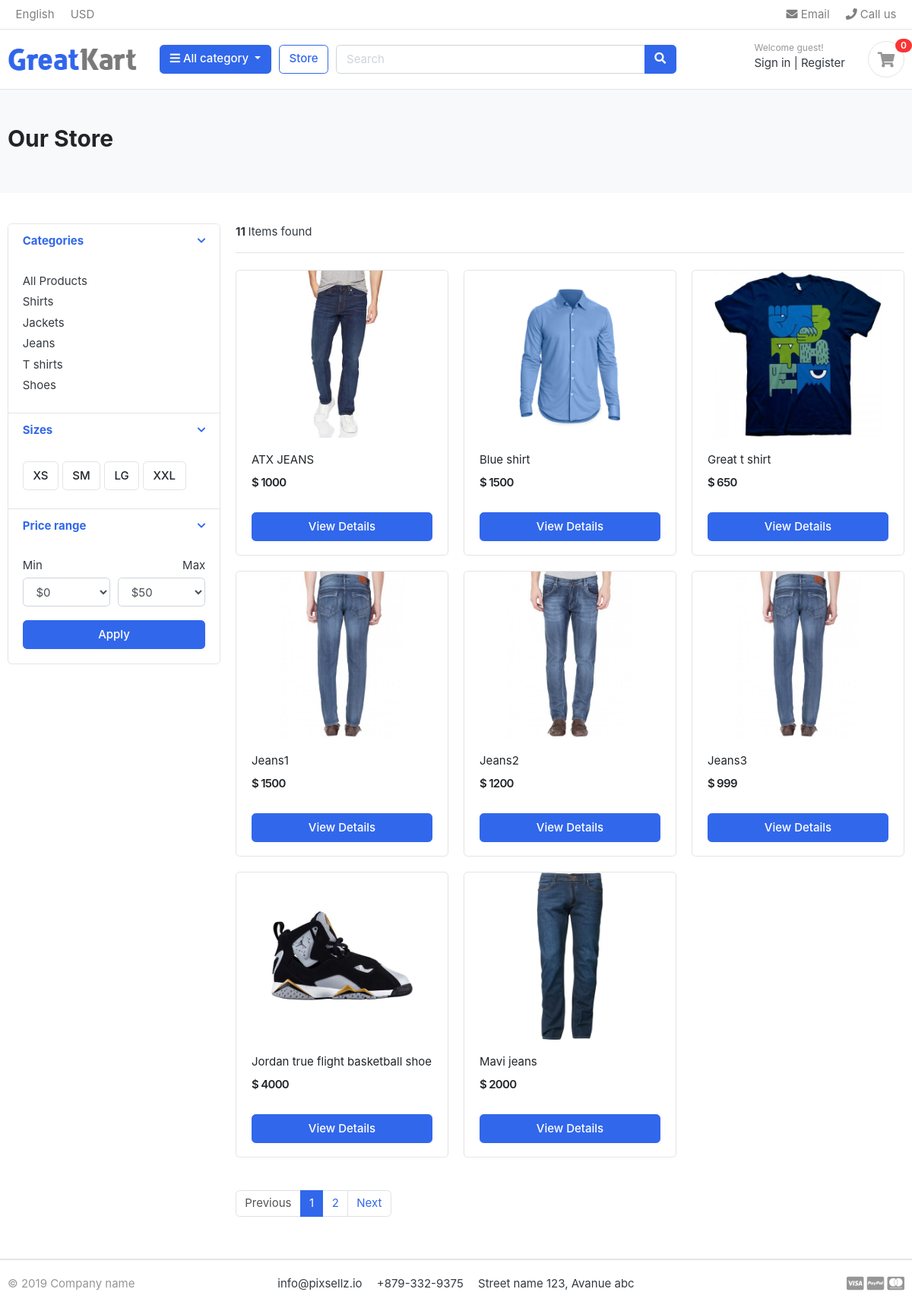
/store/, run on the app's committed database.
### category/models.py (models this page shows, shortened)
class Category(models.Model):
    category_name = models.CharField(max_length=50, unique=True)
    slug = models.SlugField(max_length=100, unique= True )
    description = models.TextField(max_length=255, blank=True)
    cat_image = models.ImageField(upload_to='photos/categories', blank=True)
    class Meta:
        verbose_name = 'category'
        verbose_name_plural = 'categories'
    def get_url(self):
            return reverse('products_by_category', args=[self.slug])

### store/models.py (models this page shows, shortened)
class product(models.Model):
    product_name    = models.CharField(max_length=200, unique=True)
    slug            = models.SlugField(max_length=200, unique=True)
    description     = models.TextField(max_length=200, blank=True)
    price           = models.IntegerField()
    images          = models.ImageField(upload_to='photo/products')
    stock           = models.IntegerField()
    is_available    = models.BooleanField(default=True)
    category        = models.ForeignKey(Category, on_delete=models.CASCADE)
    created_date    = models.DateTimeField(auto_now_add=True)
    modified_date   = models.DateTimeField(auto_now=True)
    def get_url(self):
        return reverse('product_detail', args=[self.category.slug, self.slug])

### store/views.py (the view)
# urls.py: path('store/', include('store.urls')),
def store(request, category_slug=None):
    categories = None
    products = None
    if category_slug != None:
        categories = get_object_or_404(Category, slug=category_slug)
        products = product.objects.filter(category=categories, is_available=True)
        paginator = Paginator(products, 3)
        page = request.GET.get('page')
        paged_products = paginator.get_page(page)
        product_count = products.count()
    else:
        products = product.objects.all().filter(is_available=True).order_by('id')
        paginator = Paginator(products, 8)
        page = request.GET.get('page')
        paged_products = paginator.get_page(page)
        product_count = products.count()
    context = {
        'products': paged_products,
        'product_count': product_count,
    }
    return render(request, 'store/store.html', context)

### carts/context_processors.py (called while the page is built)
def counter(request):
    cart_count = 0
    if 'admin' in request.path:
        return {}
    else:
        try:
            cart = Cart.objects.filter(cart_id=_cart_id(request))
            if request.user.is_authenticated:
                cart_items = CartItem.objects.all().filter(user=request.user)
            else:
                cart_items = CartItem.objects.all().filter(cart=cart[:1])
            for cart_item in cart_items:
                cart_count += cart_item.quantity
        except Cart.DoesNotExist:
            cart_count = 0
    return dict(cart_count=cart_count)

### carts/views.py (called while the page is built)
def _cart_id(request):
    cart = request.session.session_key
    if not cart:
        cart = request.session.create()
    return cart

### category/context_processors.py (called while the page is built)
def menu_links(request):
    links = Category.objects.all()
    return dict(links=links)

### templates/store/store.html (shortened to what this page needs)
{% extends 'base.html' %}
{% load static %}
{% block content %}
<section class="section-pagetop bg">
<div class="container">
	{% if 'search' in request.path %}
	 <h2 class="title-page">Search Result</h2>
	{% else %}
	 <h2 class="title-page">Our Store</h2>
	{% endif %}
</div>
</section>
<section class="section-content padding-y">
<div class="container">
<div class="row">
	<aside class="col-md-3">
<div class="card">
	<article class="filter-group">
		<header class="card-header">
			<a href="#" data-toggle="collapse" data-target="#collapse_1" aria-expanded="true" class="">
				<i class="icon-control fa fa-chevron-down"></i>
				<h6 class="title">Categories</h6>
			</a>
		</header>
		<div class="filter-content collapse show" id="collapse_1" style="">
			<div class="card-body">
				<ul class="list-menu">
					<li><a href="{% url 'store' %}">All Products </a></li>
					{% for category in links %}
				<li><a href="{{ category.get_url }}">{{ category.category_name }} </a></li>
					{% endfor %}
				</ul>
			</div>
		</div>
	</article>
	<article class="filter-group">
		<header class="card-header">
			<a href="#" data-toggle="collapse" data-target="#collapse_4" aria-expanded="true" class="">
				<i class="icon-control fa fa-chevron-down"></i>
				<h6 class="title">Sizes </h6>
			</a>
		</header>
		<div class="filter-content collapse show" id="collapse_4" style="">
			<div class="card-body">
			  <label class="checkbox-btn">
			    <span class="btn btn-light"> XS </span>
			  </label>
			  <label class="checkbox-btn">
			    <span class="btn btn-light"> SM </span>
			  </label>
			  <label class="checkbox-btn">
			    <span class="btn btn-light"> LG </span>
			  </label>
			  <label class="checkbox-btn">
			    <span class="btn btn-light"> XXL </span>
			  </label>
		</div>
		</div>
	</article>
	<article class="filter-group">
		<header class="card-header">
			<a href="#" data-toggle="collapse" data-target="#collapse_3" aria-expanded="true" class="">
				<i class="icon-control fa fa-chevron-down"></i>
				<h6 class="title">Price range </h6>
			</a>
		</header>
		<div class="filter-content collapse show" id="collapse_3" style="">
			<div class="card-body">
				<div class="form-row">
				<div class="form-group col-md-6">
				  <label>Min</label>
				  	<select class="mr-2 form-control">
						<option value="0">$0</option>
					</select>
				</div>
				<div class="form-group text-right col-md-6">
				  <label>Max</label>
				  	<select class="mr-2 form-control">
						<option value="50">$50</option>
					</select>
				</div>
				</div>
				<button class="btn btn-block btn-primary">Apply</button>
			</div>
		</div>
	</article>
</div>
	</aside>
	<main class="col-md-9">
<header class="border-bottom mb-4 pb-3">
		<div class="form-inline">
			<span class="mr-md-auto"><b>{{ product_count }} </b> Items found </span>
		</div>
</header>
<div class="row">
	{% if products %}
	{% for product in products %}
	<div class="col-md-4">
		<figure class="card card-product-grid">
			<div class="img-wrap">
				<a href="{{ product.get_url }}"><img src="{{ product.images.url }}"></a>
			</div>
			<figcaption class="info-wrap">
				<div class="fix-height">
					<a href="{{ product.get_url }}" class="title">{{ product.product_name }}</a>
					<div class="price-wrap mt-2">
						<span class="price">$ {{ product.price }}</span>
					</div>
				</div>
				<a href="{{ product.get_url }}" class="btn btn-block btn-primary">View Details </a>
			</figcaption>
		</figure>
	</div>
	{% endfor %}
	{% else %}
	<div>
		<h2>No results found. Please try again.</h2>
	</div>
	 {%endif %}
</div>
<nav class="mt-4" aria-label="Page navigation sample">
  {% if products.has_other_pages %}
   <ul class="pagination">
	  {% if products.has_previous %}
      <li class="page-item "><a class="page-link" href="?page={{products.previous_page_number}}">Previous</a></li>
	  {% else %}
      <li class="page-item disabled"><a class="page-link" href="#">Previous</a></li>
	  {% endif %}
	  {% for i in products.paginator.page_range %}
	   {% if products.number == i %}
         <li class="page-item active"><a class="page-link" href="#">{{i}}</a></li>
	   {% else %}
	     <li class="page-item"><a class="page-link" href="?page={{i}}">{{i}}</a></li>
	   {% endif %}
	  {% endfor %}
	  {% if products.has_next %}
       <li class="page-item"><a class="page-link" href="?page={{products.next_page_number}}">Next</a></li>
	  {% else %}
	   <li class="page-item disabled"><a class="page-link" href="#">Next</a></li>
	  {% endif %}
   </ul>
  {% endif %}
</nav>
	</main>
</div>
</div>
</section>
{% endblock %}

### static/css/ui.css (style rules this page uses)
html { font-family: "Inter", sans-serif; font-size: 15px; }
.img-wrap { text-align: center; display: block; }
.img-wrap img { max-width: 100%; }
.price-wrap { letter-spacing: -0.7px; }
.padding-y { padding-top: 40px; padding-bottom: 40px; }
figure { margin-bottom: 0; }
article:after, .form-group:after { display: block; clear: both; content: ""; }
.bg { background-color: #f8f9fa; }
.title-page { color: #212529; }
.btn-light { background-color: #fff; border-color: #e4e4e4; }
[class*=list-] li:after { visibility: hidden; display: block; content: ""; overflow: hidden; height: 0; clear: both; }
.list-menu { list-style: none; margin: 0; padding-left: 0; }
.list-menu li { margin-bottom: 5px; }
.list-menu a { color: #343a40; }
[class*=card-product] a.title { color: #212529; display: block; }
[class*=card-product] .img-wrap { overflow: hidden; position: relative; }
[class*=card-product] .img-wrap img { height: 100%; max-width: 100%; width: auto; display: inline-block; -o-object-fit: cover; object-fit: cover; }
.card-product-grid { margin-bottom: 20px; }
.card-product-grid .img-wrap { border-radius: 0.2rem 0.2rem 0 0; height: 220px; }
.card-product-grid .info-wrap { overflow: hidden; padding: 18px 20px; }
.card-product-grid .fix-height { height: 80px; overflow: hidden; }
.card .img-wrap { overflow: hidden; }
.price { font-weight: 600; color: #212529; }
.icon-control { margin-top: 5px; float: right; font-size: 80%; }
.card-header .title { margin-bottom: 0; line-height: 1.5; }
.filter-group { border-bottom: 1px solid #e4e4e4; }
.filter-group .card-header { border-bottom: 0; }
.filter-group:last-child { border-bottom: 0; }
.checkbox-btn { position: relative; }
.section-pagetop { padding: 45px 0; }

### data on the page
Category: category_name "Shirts"
Category: category_name "Jackets"
Category: category_name "Jeans"
Category: category_name "T shirts"
Category: category_name "Shoes"
product: images (picture), product_name "ATX JEANS", price "1000"
product: images (picture), product_name "Blue shirt", price "1500"
product: images (picture), product_name "Great t shirt", price "650"
product: images (picture), product_name "Jeans1", price "1500"
product: images (picture), product_name "Jeans2", price "1200"
product: images (picture), product_name "Jeans3", price "999"
product: images (picture), product_name "Jordan true flight basketball shoe", price "4000"
product: images (picture), product_name "Mavi jeans", price "2000"

### other printed values
{{ cart_count }} "0"
{{ product_count }} "11"
{{ i }} "1"
{{ i }} "2"
